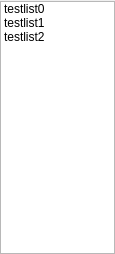
<?xml version="1.0" encoding="UTF-8"?>
<ui version="4.0">
 <class>Playlist</class>
 <widget class="QWidget" name="Playlist">
  <property name="geometry">
   <rect>
    <x>0</x>
    <y>0</y>
    <width>115</width>
    <height>254</height>
   </rect>
  </property>
  <property name="windowTitle">
   <string>Form</string>
  </property>
  <layout class="QGridLayout" name="gridLayout">
   <property name="leftMargin">
    <number>0</number>
   </property>
   <property name="topMargin">
    <number>1</number>
   </property>
   <property name="rightMargin">
    <number>0</number>
   </property>
   <property name="bottomMargin">
    <number>0</number>
   </property>
   <property name="spacing">
    <number>0</number>
   </property>
   <item row="0" column="0">
    <widget class="QListWidget" name="List">
     <property name="focusPolicy">
      <enum>Qt::NoFocus</enum>
     </property>
     <property name="verticalScrollBarPolicy">
      <enum>Qt::ScrollBarAsNeeded</enum>
     </property>
     <property name="horizontalScrollBarPolicy">
      <enum>Qt::ScrollBarAlwaysOff</enum>
     </property>
     <item>
      <property name="text">
       <string>testlist0</string>
      </property>
     </item>
     <item>
      <property name="text">
       <string>testlist1</string>
      </property>
     </item>
     <item>
      <property name="text">
       <string>testlist2</string>
      </property>
     </item>
    </widget>
   </item>
  </layout>
 </widget>
 <resources/>
 <connections/>
</ui>
